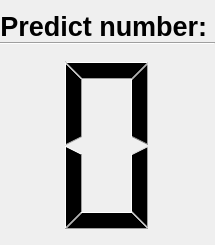
     <widget class="QFrame" name="frame_2">
      <property name="sizePolicy">
       <sizepolicy hsizetype="Expanding" vsizetype="Expanding">
        <horstretch>0</horstretch>
        <verstretch>0</verstretch>
       </sizepolicy>
      </property>
      <property name="frameShape">
       <enum>QFrame::NoFrame</enum>
      </property>
      <property name="frameShadow">
       <enum>QFrame::Raised</enum>
      </property>
      <layout class="QVBoxLayout" name="verticalLayout">
       <property name="spacing">
        <number>0</number>
       </property>
       <property name="leftMargin">
        <number>0</number>
       </property>
       <property name="rightMargin">
        <number>0</number>
       </property>
       <property name="bottomMargin">
        <number>0</number>
       </property>
       <item>
        <widget class="QLabel" name="label">
         <property name="sizePolicy">
          <sizepolicy hsizetype="Preferred" vsizetype="Maximum">
           <horstretch>0</horstretch>
           <verstretch>0</verstretch>
          </sizepolicy>
         </property>
         <property name="font">
          <font>
           <pointsize>20</pointsize>
           <weight>75</weight>
           <bold>true</bold>
          </font>
         </property>
         <property name="text">
          <string>Predict number: </string>
         </property>
         <property name="alignment">
          <set>Qt::AlignHCenter|Qt::AlignTop</set>
         </property>
        </widget>
       </item>
       <item>
        <widget class="Line" name="line_5">
         <property name="orientation">
          <enum>Qt::Horizontal</enum>
         </property>
        </widget>
       </item>
       <item alignment="Qt::AlignHCenter">
        <widget class="QLCDNumber" name="predict_number">
         <property name="sizePolicy">
          <sizepolicy hsizetype="Expanding" vsizetype="Expanding">
           <horstretch>0</horstretch>
           <verstretch>0</verstretch>
          </sizepolicy>
         </property>
         <property name="minimumSize">
          <size>
           <width>200</width>
           <height>200</height>
          </size>
         </property>
         <property name="font">
          <font>
           <underline>false</underline>
          </font>
         </property>
         <property name="layoutDirection">
          <enum>Qt::LeftToRight</enum>
         </property>
         <property name="autoFillBackground">
          <bool>false</bool>
         </property>
         <property name="frameShape">
          <enum>QFrame::NoFrame</enum>
         </property>
         <property name="lineWidth">
          <number>0</number>
         </property>
         <property name="smallDecimalPoint">
          <bool>false</bool>
         </property>
         <property name="digitCount">
          <number>1</number>
         </property>
         <property name="mode">
          <enum>QLCDNumber::Dec</enum>
         </property>
         <property name="segmentStyle">
          <enum>QLCDNumber::Filled</enum>
         </property>
        </widget>
       </item>
      </layout>
     </widget>
